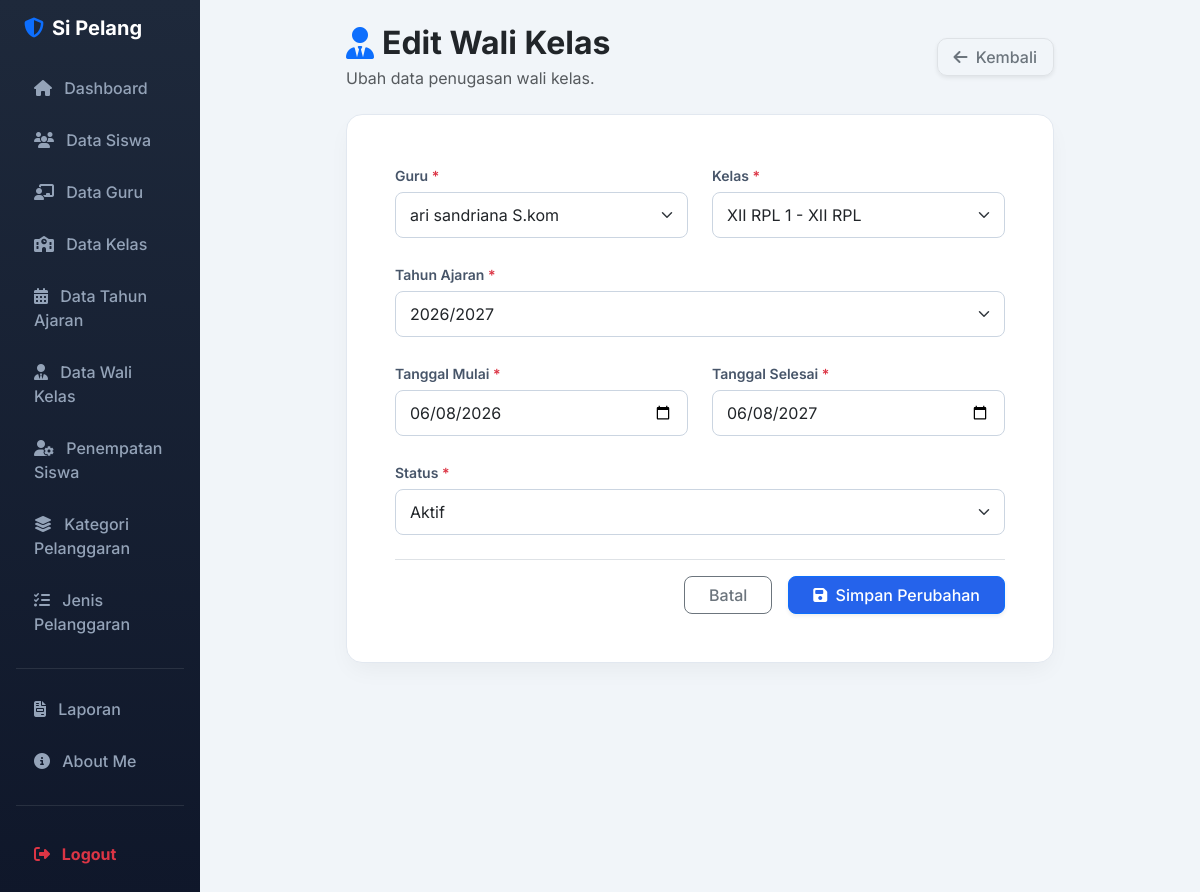
Page /edit_wali_kelas.php?id=101 (signed in) on the committed database.
### tables this page shows
CREATE TABLE `t_wali_kelas` (
  `id` int(11) NOT NULL,
  `tahun_ajaran_id` int(11) DEFAULT NULL,
  `kelas_id` int(11) DEFAULT NULL,
  `guru_id` int(11) DEFAULT NULL,
  `tanggal_mulai` date NOT NULL,
  `tanggal_selesai` date NOT NULL,
  `status_aktif` tinyint(1) NOT NULL,
  `created_at` timestamp NOT NULL DEFAULT current_timestamp() ON UPDATE current_timestamp(),
  `updated_at` timestamp NOT NULL DEFAULT current_timestamp()
);

CREATE TABLE `t_guru` (
  `id` int(11) NOT NULL,
  `nip` varchar(30) NOT NULL,
  `jenis_kelamin` enum('Laki-laki','Perempuan') DEFAULT NULL,
  `nama` varchar(150) DEFAULT NULL,
  `email` varchar(150) NOT NULL,
  `status_aktif` tinyint(1) NOT NULL,
  `user_id` int(11) NOT NULL,
  `created_at` timestamp NOT NULL DEFAULT current_timestamp(),
  `updated_at` timestamp NOT NULL DEFAULT current_timestamp()
);

CREATE TABLE `t_kelas` (
  `id` int(11) NOT NULL,
  `nama` varchar(100) DEFAULT NULL,
  `tingkat` varchar(20) NOT NULL,
  `jurusan` varchar(100) NOT NULL,
  `status_aktif` tinyint(1) NOT NULL,
  `created_at` timestamp NOT NULL DEFAULT current_timestamp(),
  `updated_at` timestamp NOT NULL DEFAULT current_timestamp()
);

CREATE TABLE `t_tahun_ajaran` (
  `id` int(11) NOT NULL,
  `nama` varchar(20) DEFAULT NULL,
  `tanggal_mulai` date NOT NULL,
  `tanggal_selesai` date NOT NULL,
  `status_aktif` tinyint(1) NOT NULL,
  `created_at` timestamp NOT NULL DEFAULT current_timestamp(),
  `updated_at` timestamp NOT NULL DEFAULT current_timestamp()
);

### edit_wali_kelas.php (the view, shortened to what this page needs)
<?php
include 'config/koneksi.php';
$id = (int) $_GET['id'];
$stmt = mysqli_prepare(
    $koneksi,
    "SELECT * FROM t_wali_kelas WHERE id = ?"
);
mysqli_stmt_bind_param($stmt, "i", $id);
mysqli_stmt_execute($stmt);
$result = mysqli_stmt_get_result($stmt);
$data = mysqli_fetch_assoc($result);
$guru = mysqli_query($koneksi, "
    SELECT g.id, g.nama
    FROM t_guru g
    WHERE g.status_aktif = 1
       OR g.id = " . (int)$data['guru_id'] . "
    ORDER BY g.nama ASC
");
$kelas = mysqli_query($koneksi, "
    SELECT k.id, k.nama, k.tingkat, k.jurusan
    FROM t_kelas k
    WHERE (
        k.status_aktif = 1
        OR k.id = " . (int)$data['kelas_id'] . "
    )
    ORDER BY k.nama ASC
");
$tahun = mysqli_query($koneksi, "
    SELECT id, nama
    FROM t_tahun_ajaran
    WHERE status_aktif = 1
       OR id = " . (int)$data['tahun_ajaran_id'] . "
    ORDER BY nama DESC
");
?>
<!DOCTYPE html>
<html lang="id">
<head>
    <link href="https://cdn.jsdelivr.net/npm/bootstrap@5.3.8/dist/css/bootstrap.min.css" rel="stylesheet">
    <link rel="stylesheet" href="https://cdnjs.cloudflare.com/ajax/libs/font-awesome/6.4.0/css/all.min.css">
</head>
<body>
<div class="container-fluid">
    <div class="row">
        <?php include 'layout/sidebar.php'; ?>
        <main class="col-md-9 ms-sm-auto col-lg-10 px-md-4 py-4">
            <div class="row justify-content-center">
                <div class="col-xl-9 col-lg-10">
                    <div class="d-flex justify-content-between align-items-center mb-4">
                        <div>
                            <h2 class="fw-bold text-dark d-flex align-items-center gap-2 mb-1">
                                <i class="fa-solid fa-user-tie text-primary"></i>
                                Edit Wali Kelas
                            </h2>
                            <p class="text-muted mb-0">
                                Ubah data penugasan wali kelas.
                            </p>
                        </div>
                        <a href="kelola_wali_kelas.php"
                           class="btn btn-white text-secondary border fw-medium px-3 shadow-sm"
                           style="border-radius: 10px;">
                            <i class="fa-solid fa-arrow-left me-1"></i>
                            Kembali
                        </a>
                    </div>
                    <div class="card card-custom p-4 p-md-5">
                        <form action="proses_edit_wali_kelas.php"
                              method="POST"
                              id="formWaliKelas">
                            <div class="row g-4">
                                <div class="col-md-6">
                                    <label for="guru_id" class="form-label">
                                        Guru <span class="text-danger">*</span>
                                    </label>
                                    <select name="guru_id"
                                            id="guru_id"
                                            class="form-select"
                                            required>
                                        <?php while ($g = mysqli_fetch_assoc($guru)) { ?>
                                            <option value="<?= (int)$g['id']; ?>"
                                                <?= $g['id'] == $data['guru_id'] ? 'selected' : ''; ?>>
                                                <?= htmlspecialchars($g['nama']); ?>
                                            </option>
                                        <?php } ?>
                                    </select>
                                </div>
                                <div class="col-md-6">
                                    <label for="kelas_id" class="form-label">
                                        Kelas <span class="text-danger">*</span>
                                    </label>
                                    <select name="kelas_id"
                                            id="kelas_id"
                                            class="form-select"
                                            required>
                                        <?php while ($k = mysqli_fetch_assoc($kelas)) { ?>
                                            <option value="<?= (int)$k['id']; ?>"
                                                <?= $k['id'] == $data['kelas_id'] ? 'selected' : ''; ?>>
                                                <?= htmlspecialchars(
                                                    $k['nama'] . ' - ' .
                                                    $k['tingkat'] . ' ' .
                                                    $k['jurusan']
                                                ); ?>
                                            </option>
                                        <?php } ?>
                                    </select>
                                </div>
                                <div class="col-12">
                                    <label for="tahun_ajaran_id" class="form-label">
                                        Tahun Ajaran <span class="text-danger">*</span>
                                    </label>
                                    <select name="tahun_ajaran_id"
                                            id="tahun_ajaran_id"
                                            class="form-select"
                                            required>
                                        <?php while ($ta = mysqli_fetch_assoc($tahun)) { ?>
                                            <option value="<?= (int)$ta['id']; ?>"
                                                <?= $ta['id'] == $data['tahun_ajaran_id'] ? 'selected' : ''; ?>>
                                                <?= htmlspecialchars($ta['nama']); ?>
                                            </option>
                                        <?php } ?>
                                    </select>
                                </div>
                                <div class="col-md-6">
                                    <label for="tanggal_mulai" class="form-label">
                                        Tanggal Mulai <span class="text-danger">*</span>
                                    </label>
                                    <input type="date"
                                           name="tanggal_mulai"
                                           id="tanggal_mulai"
                                           class="form-control"
                                           value="<?= htmlspecialchars($data['tanggal_mulai']); ?>"
                                           required>
                                </div>
                                <div class="col-md-6">
                                    <label for="tanggal_selesai" class="form-label">
                                        Tanggal Selesai <span class="text-danger">*</span>
                                    </label>
                                    <input type="date"
                                           name="tanggal_selesai"
                                           id="tanggal_selesai"
                                           class="form-control"
                                           value="<?= htmlspecialchars($data['tanggal_selesai']); ?>"
                                           required>
                                </div>
                                <div class="col-12">
                                    <label for="status_aktif" class="form-label">
                                        Status <span class="text-danger">*</span>
                                    </label>
                                    <select name="status_aktif"
                                            id="status_aktif"
                                            class="form-select"
                                            required>
                                        <option value="1"
                                            <?= $data['status_aktif'] == 1 ? 'selected' : ''; ?>>
                                            Aktif
                                        </option>
                                    </select>
                                </div>
                            </div>
                            <div class="d-flex justify-content-end align-items-center gap-3 mt-4 pt-3 border-top">
                                <a href="kelola_wali_kelas.php"
                                   class="btn btn-outline-secondary px-4 fw-medium"
                                   style="border-radius: 8px;">
                                    Batal
                                </a>
                                <button type="submit"
                                        name="simpan"
                                        class="btn btn-primary px-4 fw-medium shadow-sm"
                                        style="border-radius: 8px; background-color: #2563eb;">
                                    <i class="fa-solid fa-floppy-disk me-1"></i>
                                    Simpan Perubahan
                                </button>
                            </div>
                        </form>
                    </div>
                </div>
            </div>
        </main>
    </div>
</div>
</body>
</html>

### edit_wali_kelas.php (style rules this page uses)
body { font-family: 'Inter', sans-serif; background-color: #f1f5f9; color: #334155; }
.card-custom { background-color: #ffffff; border: 1px solid #e2e8f0; border-radius: 16px; box-shadow: 0 10px 25px -5px rgba(0, 0, 0, 0.05); }
.form-label { font-weight: 600; color: #475569; font-size: 0.875rem; margin-bottom: 6px; }
.form-control, .form-select { border-radius: 8px; padding: 10px 14px; border: 1px solid #cbd5e1; }

### rows in the picture
t_wali_kelas: guru_id "ari sandriana S.kom", kelas_id "XII RPL 1 - XII RPL", tahun_ajaran_id "2026/2027", tanggal_mulai "06/08/2026", tanggal_selesai "06/08/2027", status_aktif "Aktif"
